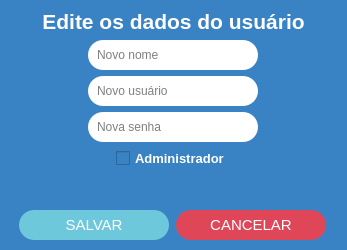
<?xml version="1.0" encoding="UTF-8"?>
<ui version="4.0">
 <class>Edicao</class>
 <widget class="QMainWindow" name="Edicao">
  <property name="geometry">
   <rect>
    <x>0</x>
    <y>0</y>
    <width>347</width>
    <height>250</height>
   </rect>
  </property>
  <property name="minimumSize">
   <size>
    <width>347</width>
    <height>250</height>
   </size>
  </property>
  <property name="maximumSize">
   <size>
    <width>347</width>
    <height>250</height>
   </size>
  </property>
  <property name="windowTitle">
   <string>Edição</string>
  </property>
  <property name="styleSheet">
   <string notr="true">background-color: rgb(57, 130, 195);</string>
  </property>
  <widget class="QWidget" name="centralwidget">
   <layout class="QVBoxLayout" name="verticalLayout">
    <item>
     <widget class="QLabel" name="lbl_edite_dados">
      <property name="font">
       <font>
        <pointsize>16</pointsize>
        <weight>75</weight>
        <bold>true</bold>
       </font>
      </property>
      <property name="styleSheet">
       <string notr="true">color: white;</string>
      </property>
      <property name="text">
       <string>Edite os dados do usuário</string>
      </property>
      <property name="alignment">
       <set>Qt::AlignCenter</set>
      </property>
     </widget>
    </item>
    <item alignment="Qt::AlignHCenter">
     <widget class="QLineEdit" name="novo_nome">
      <property name="minimumSize">
       <size>
        <width>170</width>
        <height>30</height>
       </size>
      </property>
      <property name="maximumSize">
       <size>
        <width>170</width>
        <height>16777215</height>
       </size>
      </property>
      <property name="styleSheet">
       <string notr="true">*{
background-color: #fff;
border-radius: 15px;
padding: 5px;
padding-left: 7px;
}
QLineEdit:focus{
border: 2px solid #edd400;
}</string>
      </property>
      <property name="maxLength">
       <number>20</number>
      </property>
      <property name="placeholderText">
       <string>Novo nome</string>
      </property>
     </widget>
    </item>
    <item alignment="Qt::AlignHCenter">
     <widget class="QLineEdit" name="novo_usuario">
      <property name="minimumSize">
       <size>
        <width>170</width>
        <height>30</height>
       </size>
      </property>
      <property name="maximumSize">
       <size>
        <width>170</width>
        <height>16777215</height>
       </size>
      </property>
      <property name="styleSheet">
       <string notr="true">*{
background-color: #fff;
border-radius: 15px;
padding: 5px;
padding-left: 7px;
}
QLineEdit:focus{
border: 2px solid #edd400;
}</string>
      </property>
      <property name="maxLength">
       <number>20</number>
      </property>
      <property name="placeholderText">
       <string>Novo usuário</string>
      </property>
     </widget>
    </item>
    <item alignment="Qt::AlignHCenter">
     <widget class="QLineEdit" name="nova_senha">
      <property name="minimumSize">
       <size>
        <width>170</width>
        <height>30</height>
       </size>
      </property>
      <property name="maximumSize">
       <size>
        <width>170</width>
        <height>16777215</height>
       </size>
      </property>
      <property name="styleSheet">
       <string notr="true">*{
background-color: #fff;
border-radius: 15px;
padding: 5px;
padding-left: 7px;
}
QLineEdit:focus{
border: 2px solid #edd400;
}</string>
      </property>
      <property name="maxLength">
       <number>20</number>
      </property>
      <property name="echoMode">
       <enum>QLineEdit::Password</enum>
      </property>
      <property name="placeholderText">
       <string>Nova senha</string>
      </property>
     </widget>
    </item>
    <item alignment="Qt::AlignHCenter">
     <widget class="QCheckBox" name="bl_admin">
      <property name="font">
       <font>
        <pointsize>10</pointsize>
        <weight>75</weight>
        <bold>true</bold>
       </font>
      </property>
      <property name="styleSheet">
       <string notr="true">*{
color:#fff;
}
QCheckBox::Checked{
	color: #edd400;
}</string>
      </property>
      <property name="text">
       <string>Administrador</string>
      </property>
     </widget>
    </item>
    <item>
     <widget class="QLabel" name="lbl_erro">
      <property name="styleSheet">
       <string notr="true">color: rgb(237, 212, 0);;
font-size: 13pt;
font-weight: bold;
</string>
      </property>
      <property name="text">
       <string/>
      </property>
      <property name="textFormat">
       <enum>Qt::AutoText</enum>
      </property>
      <property name="scaledContents">
       <bool>false</bool>
      </property>
      <property name="alignment">
       <set>Qt::AlignCenter</set>
      </property>
      <property name="wordWrap">
       <bool>true</bool>
      </property>
     </widget>
    </item>
    <item>
     <widget class="QWidget" name="horizontalWidget" native="true">
      <layout class="QHBoxLayout" name="horizontalLayout_2">
       <item>
        <widget class="QPushButton" name="btn_salvar">
         <property name="minimumSize">
          <size>
           <width>30</width>
           <height>30</height>
          </size>
         </property>
         <property name="maximumSize">
          <size>
           <width>150</width>
           <height>16777215</height>
          </size>
         </property>
         <property name="font">
          <font>
           <pointsize>11</pointsize>
           <weight>50</weight>
           <bold>false</bold>
          </font>
         </property>
         <property name="cursor">
          <cursorShape>PointingHandCursor</cursorShape>
         </property>
         <property name="styleSheet">
          <string notr="true">*{
background-color: #6EC8DB;
border-radius: 15px;
color: white;
}
QPushButton:hover{
background-color:#60afbf;
}</string>
         </property>
         <property name="text">
          <string>SALVAR</string>
         </property>
        </widget>
       </item>
       <item>
        <widget class="QPushButton" name="btn_cancelar">
         <property name="minimumSize">
          <size>
           <width>0</width>
           <height>30</height>
          </size>
         </property>
         <property name="maximumSize">
          <size>
           <width>150</width>
           <height>16777215</height>
          </size>
         </property>
         <property name="font">
          <font>
           <pointsize>11</pointsize>
           <weight>50</weight>
           <bold>false</bold>
          </font>
         </property>
         <property name="cursor">
          <cursorShape>PointingHandCursor</cursorShape>
         </property>
         <property name="styleSheet">
          <string notr="true">*{
background-color: #df4759;
border-radius: 15px;
color: #fff;
}
QPushButton:hover{
background-color: #ba3847;
}

</string>
         </property>
         <property name="text">
          <string>CANCELAR</string>
         </property>
        </widget>
       </item>
      </layout>
     </widget>
    </item>
   </layout>
  </widget>
 </widget>
 <resources/>
 <connections/>
</ui>
